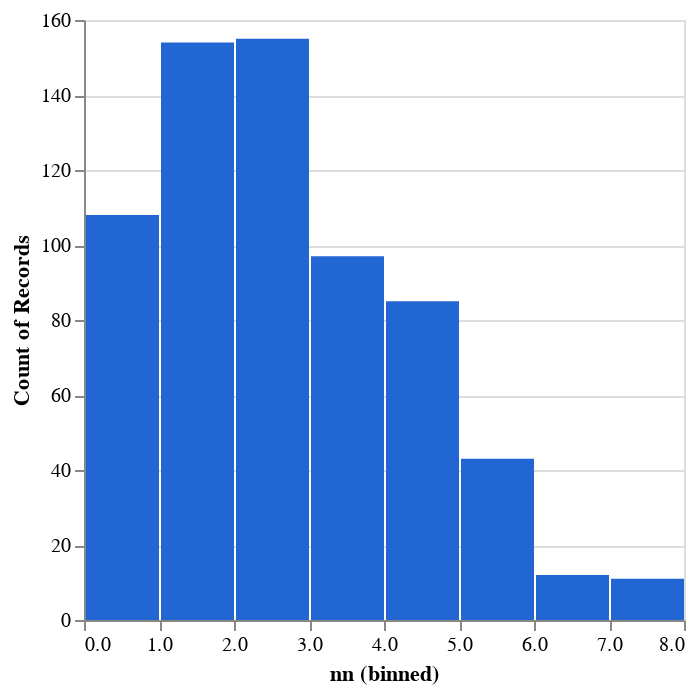

The code cell stored with this chart in its notebook:
### Code cell
DeepnoteChart(nn_df, """{"layer":[{"layer":[{"mark":{"clip":true,"type":"bar","color":"#2266D3","tooltip":true},"encoding":{"x":{"bin":true,"sort":null,"type":"quantitative","field":"nn"},"y":{"sort":null,"scale":{"type":"linear"},"aggregate":"count"}}}]}],"title":"","config":{"legend":{}},"$schema":"https://vega.github.io/schema/vega-lite/v5.json","encoding":{},"usermeta":{"aditionalTypeInfo":{"histogramLayerIndexes":[0]}}}""")

### Figure 1 — Vega-Lite specification as saved in the notebook (floating-point values rounded to 4 significant figures; data arrays with more than 128 entries replaced by an {"elided": "..."} marker saying what was removed)
{"$schema": "https://vega.github.io/schema/vega-lite/v5.json", "config": {"legend": {}}, "data": {"values": {"elided": "665 records"}}, "encoding": {}, "layer": [{"layer": [{"encoding": {"x": {"bin": true, "field": "nn", "sort": null, "type": "quantitative"}, "y": {"aggregate": "count", "scale": {"type": "linear"}, "sort": null}}, "mark": {"clip": true, "color": "#2266D3", "tooltip": true, "type": "bar"}}]}], "title": "", "usermeta": {"aditionalTypeInfo": {"histogramLayerIndexes": [0]}}}
